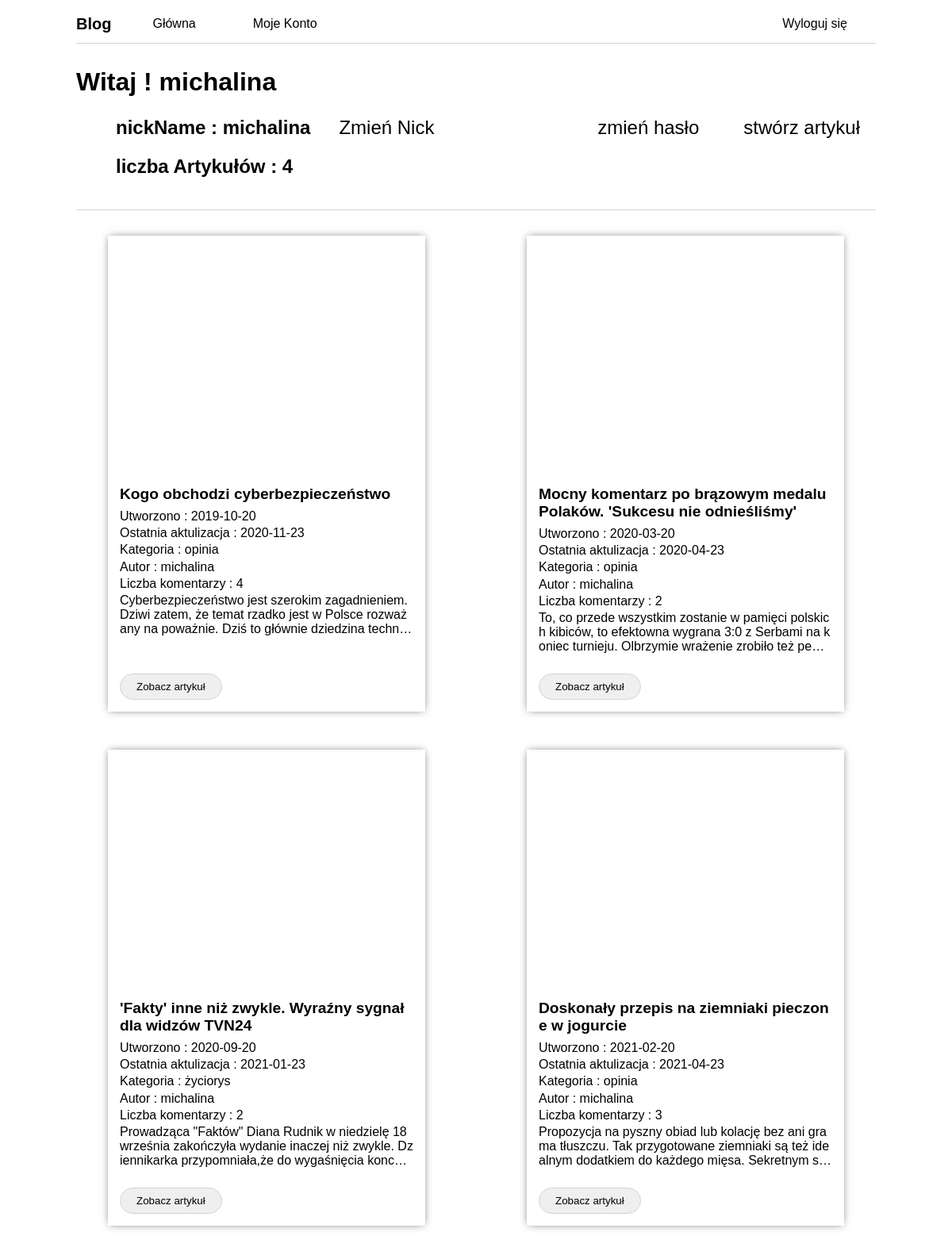
The app's page /moje/moje-konto.php (signed in) with its own data.
### tables this page shows
create table user_login(
        user_id int auto_increment not null,
        nickName varchar(50) NOT NULL,
        password varchar(500) not null,
        primary key(user_id)
);

create table article (
        article_id int auto_increment not null,
        article_header varchar(255) NOT NULL,
        article_src varchar(1000) NOT NULL,
        article_text longtext NOT NULL,
        article_category_id int,
        article_created DATE not null,
        article_updated DATE not null,
        article_owner_id int,
        FOREIGN KEY(article_category_id) REFERENCES article_category (category_id),
        FOREIGN KEY(article_owner_id) REFERENCES user_login (user_id),
        primary key(article_id)
);

### components/articles.php (the view, shortened to what this page needs)
<!DOCTYPE html>
<html lang="en">
<head>
</head>
<body>
<?php
if($_SESSION['logged']){
    $loggedID = $_SESSION['loggedID'];
    $myarticleQ = "SELECT * from article inner join user_login on article_owner_id = user_login.user_id where article_owner_id = '$loggedID'";
    $myarticleR = mysqli_query($server,$myarticleQ);
    echo "<div class='articles' >";
    while($d = mysqli_fetch_array($myarticleR)){
        $text = json_decode($d['article_text'], true, 512, JSON_UNESCAPED_UNICODE);
        $idD = $d['article_id'];
        $commentsCount = "SELECT count(comment_id) as cc from article_comment where comment_for_article_id = $idD";
        $commentR = mysqli_query($server,$commentsCount);
        while($x = mysqli_fetch_array($commentR)){
            $count = $x['cc'];
        }
        $category = $d['article_category_id'];
        if($category == 1) $textCategory = "życiorys";
        if($category == 2) $textCategory = "opinia";
        echo "<form class='article' method='post'>";
        echo "<div style='background-image: url($d[article_src])' class='image' ></div>";
        echo "<div class='article_info' >";
        echo "<h1>$d[article_header]</h1>";
        echo "<p>Utworzono : $d[article_created]</p>";
        echo "<p>Ostatnia aktulizacja : $d[article_updated]</p>";
        echo "<p>Kategoria : $textCategory</p>";
        echo "<p>Autor : $d[nickName]</p>";
        echo "<p>Liczba komentarzy : $count</p>";
        echo "<p>$text[text_1]</p>";
        echo "</div>";
        echo "<button type='submit' name='article' value='$d[article_id]' >Zobacz artykuł</button>";
        echo "</form>";
    }
    echo "</div>";
}
?>
</body>
</html>

### moje/moje-konto.php (shortened to what this page needs)
<?php
$server = mysqli_connect('localhost','root','');
?>
<!DOCTYPE html>
<html lang="pl">
<head>
   <link rel="stylesheet" href="../main.css">
</head>
<body>
   <?php include("../components/nav.php") ?>
    <div class="user-info">
        <?php
            $loggedID = $_SESSION['loggedID'];
            $nickq = "SELECT nickName from user_login where user_id = '$loggedID' ";
            $nickr = mysqli_query($server,$nickq);
            if(mysqli_query($server,$nickq)){
                while($d = mysqli_fetch_array($nickr)){
                    echo "<h1>Witaj ! $d[nickName]</h1>";
                }
            } else {
                $_SESSION['logged'] = false;
                $_SESSION['loggedID'] = 0;
                $url = $_SESSION['actualLink']."konto/zaloguj.php";
                header( "Location: $url" );
            }
        ?>
        <div class="user-stats" >
            <?php
                $loggedID = $_SESSION['loggedID'];
                $nickq = "SELECT nickName from user_login where user_id = '$loggedID' ";
                $nickr = mysqli_query($server,$nickq);
                if(mysqli_query($server,$nickq)){
                    while($d = mysqli_fetch_array($nickr)){
                        echo "<div>";
                            echo "<div>";
                                echo "<h1>nickName : $d[nickName]</h1> <a href='zmien-nick.php' >Zmień Nick</a>";
                            echo "</div>";
                            echo "<div class='zmien-haslo'>";
                                echo "<a href='zmien-haslo.php'>zmień hasło</a>";
                                echo "<a href='stworz-artykul.php'>stwórz artykuł</a>";
                            echo "</div>";
                        echo "</div>";
                    }
                }
                $nickq = "SELECT count(article_id) as suma from article where article_owner_id = '$loggedID' ";
                $nickr = mysqli_query($server,$nickq);
                if(mysqli_query($server,$nickq)){
                    while($d = mysqli_fetch_array($nickr)){
                        echo "<h1>liczba Artykułów : $d[suma]</h1>";
                    }
                }
            ?>
        </div>
    </div>
    <?php include("../components/articles.php") ?>
</body>
</html>

### main.css (style rules this page uses)
* { margin: 0; padding: 0; -webkit-box-sizing: border-box; box-sizing: border-box; color: black; font-family: 'Poppins', sans-serif; }
a { color: black; text-decoration: none; padding: 5px 20px; -webkit-transition: all .2s ease-in-out; transition: all .2s ease-in-out; }
body { padding: 1rem 8vw; }
.user-info { width: 100%; border-bottom: 1px solid lightgray; padding: 30px 0; }
.user-info .user-stats { width: 100%; padding: 20px 0 10px 50px; }
.user-info .user-stats h1 { font-size: 1.5rem; font-weight: 600; }
.user-info .user-stats div { width: 100%; display: -webkit-box; display: -ms-flexbox; display: flex; -webkit-box-orient: horizontal; -webkit-box-direction: normal; -ms-flex-direction: row; flex-direction: row; -webkit-box-align: center; -ms-flex-align: center; align-items: center; -webkit-box-pack: justify; -ms-flex-pack: justify; justify-content: space-between; }
.user-info .user-stats div h1 { font-size: 1.5rem; font-weight: 600; }
.user-info .user-stats div div, .user-info .user-stats div .zmien-haslo { display: -webkit-box; display: -ms-flexbox; display: flex; -webkit-box-orient: horizontal; -webkit-box-direction: normal; -ms-flex-direction: row; flex-direction: row; -webkit-box-align: center; -ms-flex-align: center; align-items: center; -webkit-box-pack: start; -ms-flex-pack: start; justify-content: flex-start; margin-bottom: 1rem; }
.user-info .user-stats div div h1, .user-info .user-stats div .zmien-haslo h1 { font-size: 1.5rem; font-weight: 600; word-break: break-all; }
.user-info .user-stats div div a, .user-info .user-stats div .zmien-haslo a { margin-left: 1rem; font-size: 1.5rem; font-weight: 300; }
.user-info .user-stats div .zmien-haslo { -webkit-box-pack: end; -ms-flex-pack: end; justify-content: flex-end; }
.articles { display: -webkit-box; display: -ms-flexbox; display: flex; -ms-flex-wrap: wrap; flex-wrap: wrap; -webkit-box-orient: horizontal; -webkit-box-direction: normal; -ms-flex-direction: row; flex-direction: row; -ms-flex-pack: distribute; justify-content: space-around; margin-top: 2rem; gap: 3rem; }
.articles .article { width: 400px; height: 600px; position: relative; -webkit-box-shadow: 0px 0px 10px -2px rgba(0, 0, 0, 0.582); box-shadow: 0px 0px 10px -2px rgba(0, 0, 0, 0.582); }
.articles .article .image { width: 100%; height: 300px; background-position: center; background-repeat: no-repeat; background-size: cover; z-index: 2; }
.articles .article .article_info { padding: 15px; }
.articles .article .article_info h1 { font-size: 1.2rem; -webkit-box-orient: vertical; display: -webkit-box; overflow: hidden; word-break: break-all; text-overflow: ellipsis; -webkit-line-clamp: 2; margin-bottom: .5rem; }
.articles .article .article_info p { -webkit-box-orient: vertical; display: -webkit-box; overflow: hidden; word-break: break-all; text-overflow: ellipsis; -webkit-line-clamp: 3; margin-bottom: .2rem; }
.articles .article button { position: absolute; bottom: 15px; border-radius: 25px; border: 1px solid lightgray; padding: 8px 20px; margin-left: 15px; }

### records on screen
user_login: nickName "michalina"
article: article_header "Kogo obchodzi cyberbezpieczeństwo", article_created "2019-10-20", article_updated "2020-11-23", article_category "opinia", article_owner.nickName "michalina", count "4", article_text "Cyberbezpieczeństwo jest szerokim zagadnieniem. Dziwi zatem, że temat rzadko jest w Polsce rozważany na poważnie. Dziś to głównie…", $d[article_id] 3 (drawn)
article: article_header "Mocny komentarz po brązowym medalu Polaków. 'Sukcesu nie odnieśliśmy'", article_created "2020-03-20", article_updated "2020-04-23", article_category "opinia", article_owner.nickName "michalina", count "2", article_text "To, co przede wszystkim zostanie w pamięci polskich kibiców, to efektowna wygrana 3:0 z Serbami na koniec turnieju. Olbrzymie wrażenie zrobiło…", $d[article_id] 8 (drawn)
article: article_header "'Fakty' inne niż zwykle. Wyraźny sygnał dla widzów TVN24", article_created "2020-09-20", article_updated "2021-01-23", article_category "życiorys", article_owner.nickName "michalina", count "2", article_text "Prowadząca \"Faktów\" Diana Rudnik w niedzielę 18 września zakończyła wydanie inaczej niż zwykle. Dziennikarka przypomniała,że do wygaśnięcia…", $d[article_id] 11 (drawn)
article: article_header "Doskonały przepis na ziemniaki pieczone w jogurcie", article_created "2021-02-20", article_updated "2021-04-23", article_category "opinia", article_owner.nickName "michalina", count "3", article_text "Propozycja na pyszny obiad lub kolację bez ani grama tłuszczu. Tak przygotowane ziemniaki są też idealnym dodatkiem do każdego mięsa.…", $d[article_id] 14 (drawn)

### other values on screen
$d[suma] "4"
